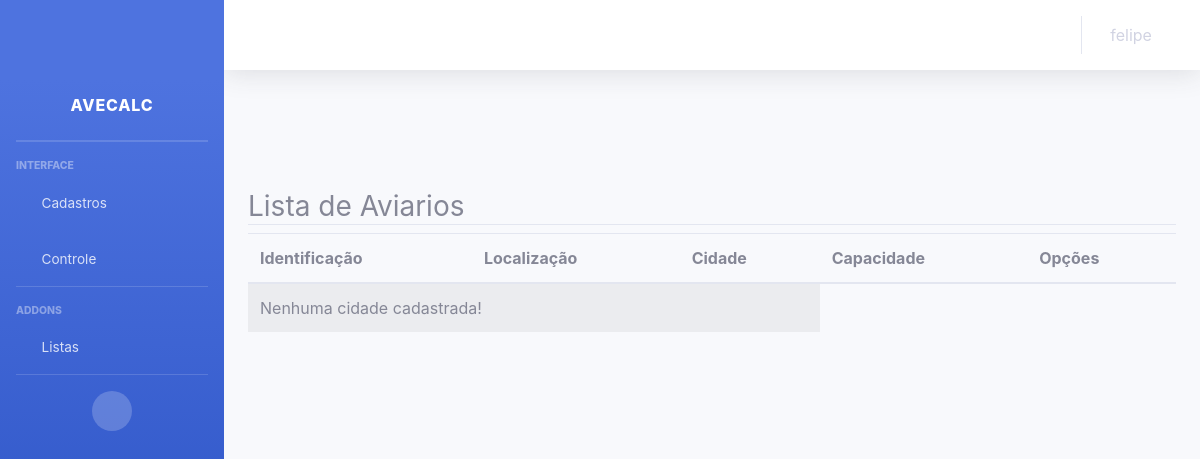
Before: /listar/aviario/ (signed in) with the older database file.
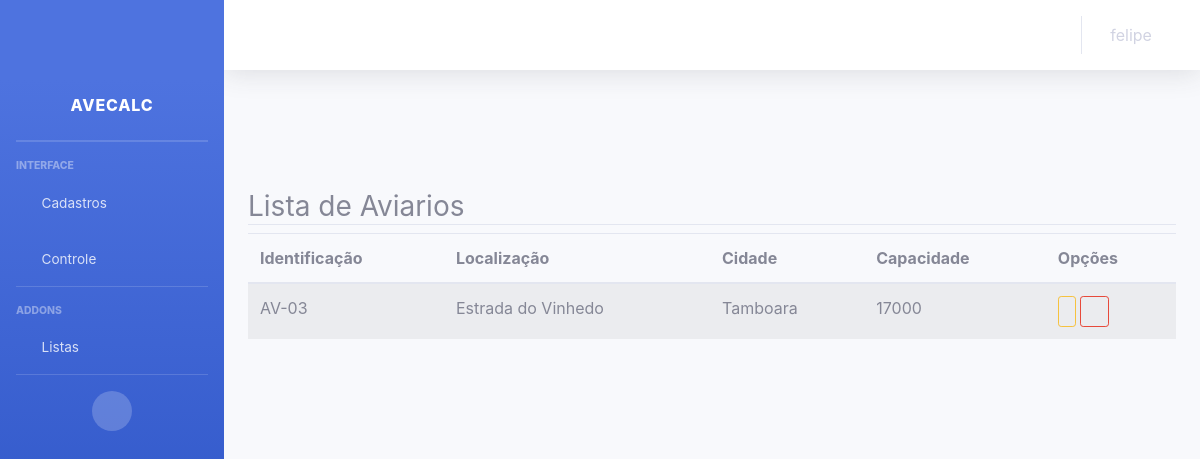
After: the same page with the newer database file.
### cadastros/models.py (models this page shows, shortened)
class Aviario(models.Model):
    identificacao          = models.CharField(max_length=10, verbose_name = "Identificação")
    localizacao            = models.CharField(max_length=100, verbose_name = "Localização")
    cidade                 = models.ForeignKey(Cidade, on_delete=models.PROTECT)
    largura                = models.PositiveIntegerField()
    comprimento            = models.PositiveIntegerField()
    capacidadeAlojamento   = models.PositiveIntegerField(verbose_name = "Capacidade de Alojamento")
    ventilacao             = models.CharField(max_length=50, verbose_name = "Tipo de ventilação")
    usuario = models.ForeignKey(User, on_delete=models.PROTECT)

class Cidade(models.Model):
    nome        = models.CharField(max_length=50)
    estado      = models.ForeignKey(Estado, on_delete=models.PROTECT)

### cadastros/views.py (the view)
# urls.py: path('listar/aviario/', AviarioList.as_view(), name="listar-aviario"),
class AviarioList(LoginRequiredMixin, ListView):
    model = Aviario
    template_name = "cadastros/list_aviario.html"
    def get_queryset(self):
        self.object_list = Aviario.objects.filter(usuario=self.request.user)
        return self.object_list

### cadastros/templates/cadastros/list_aviario.html (shortened to what this page needs)
{% extends 'cadastros/base.html'%}
{% load static %}
{% load crispy_forms_tags %}
{% block conteudo %}
<div class="container py-5">
    <div class="row mt-5">
        <div class="col-lg">
            <h3 class="border-bottom">
                Lista de Aviarios
            </h3>
        </div>
    </div>
    <div class="row">
        <div class="col-lg">
            <table class="table table-striped">
                <thead>
                    <tr>
                        <th>Identificação</th>
                        <th>Localização</th>
                        <th>Cidade</th>
                        <th>Capacidade</th>
                        <th>Opções</th>
                    </tr>
                </thead>
                <tbody>
                    {% for aviario in object_list %}
                        <tr>
                            <td>{{aviario.identificacao}}</td>
                            <td>{{aviario.localizacao}}</td>
                            <td>{{aviario.cidade.nome}}</td>
                            <td>{{aviario.capacidadeAlojamento}}</td>
                            <td>
                                <a href="{% url 'editar-aviario' aviario.pk %}" class="btn btn-outline-warning btn-sm">
                                </a>
                                <a href="{% url 'excluir-aviario' aviario.pk %}" class="btn btn-outline-danger btn-sm">
                                    <i class="fa fa-trash" aria-hidden="true"></i>
                                </a>
                            </td>
                            {% empty %}
                            <tr>
                                <td colspan="3">Nenhuma cidade cadastrada!</td>
                            </tr>
                    {% endfor %}
                </tbody>
            </table>
        </div>
    </div>
</div>
{% endblock %}

### cadastros/templates/cadastros/base.html (shortened to what this page needs)
{% load static %}
<!DOCTYPE html>
<html lang="en">
<head>
  <link href="{% static 'vendor/bootstrap/scss/bootstrap.scss' %}" rel="stylesheet">
  <link href="{% static 'vendor/fontawesome-free/css/all.min.css' %}" rel="stylesheet" type="text/css">
   <link href="{% static 'css/sb-admin-2.min.css' %}" rel="stylesheet">
  <link rel="stylesheet" type="text/css"
    href="https://cdn.datatables.net/v/bs4/dt-1.10.18/b-1.5.6/b-print-1.5.6/fc-3.2.5/fh-3.1.4/r-2.2.2/datatables.min.css" />
</head>
<body id="page-top">
  {% block menu %}
  <div id="wrapper">
    <ul class="navbar-nav bg-gradient-primary sidebar sidebar-dark accordion" id="accordionSidebar">
      <a class="sidebar-brand d-flex align-items-center justify-content-center" href="{% url 'index' %}">
        <div class="sidebar-brand-icon rotate-n-15">
          <i class="fas fa-cogs"></i>
        </div>
        <div class="sidebar-brand-text mx-3">AveCalc</a></div>
      <hr class="sidebar-divider my-0">
      <hr class="sidebar-divider">
      <div class="sidebar-heading">
        Interface
      </div>
      <li class="nav-item">
        <a class="nav-link collapsed" href="#" data-toggle="collapse" data-target="#collapseTwo" aria-expanded="true" aria-controls="collapseTwo">
          <i class="fas fa-fw fa-cog"></i>
          <span>Cadastros</span>
        </a>
      </li>
      <li class="nav-item">
        <a class="nav-link collapsed" href="#" data-toggle="collapse" data-target="#collapseUtilities" aria-expanded="true" aria-controls="collapseUtilities">
          <i class="fas fa-fw fa-wrench"></i>
          <span>Controle</span>
        </a>
      </li>
      <hr class="sidebar-divider">
      <div class="sidebar-heading">
        Addons
      </div>
      <li class="nav-item">
        <a class="nav-link collapsed" href="#" data-toggle="collapse" data-target="#collapsePages" aria-expanded="true" aria-controls="collapsePages">
          <i class="fas fa-fw fa-folder"></i>
          <span>Listas</span>
        </a>
      </li>
      <hr class="sidebar-divider d-none d-md-block">
      <div class="text-center d-none d-md-inline">
        <button class="rounded-circle border-0" id="sidebarToggle"></button>
      </div>
    {% endblock %}
    <div id="content-wrapper" class="d-flex flex-column">
      {% block topmenu %}
      <div id="content">
        <nav class="navbar navbar-expand navbar-light bg-white topbar mb-4 static-top shadow">
          <ul class="navbar-nav ml-auto">
            {% if request.user.is_authenticated %}
          <li class="nav-item dropdown">
            <a class="nav-link dropdown-toggle" href="#" id="navbarDropdown" role="button" data-toggle="dropdown"
              aria-haspopup="true" aria-expanded="false">
              {{ request.user.username }}
            </a>
          </li>
          {% endif %}
</ul>
        </nav>
        {% endblock %}
        {% block conteudo %}{% endblock %}
  </div>
</body>
</html>

Changed rows visible on the page:
added Aviario: identificacao "AV-03", localizacao "Estrada do Vinhedo", cidade.nome "Tamboara", capacidadeAlojamento "17000"
Other visible differences:
text no longer shown: "Nenhuma cidade cadastrada!"
